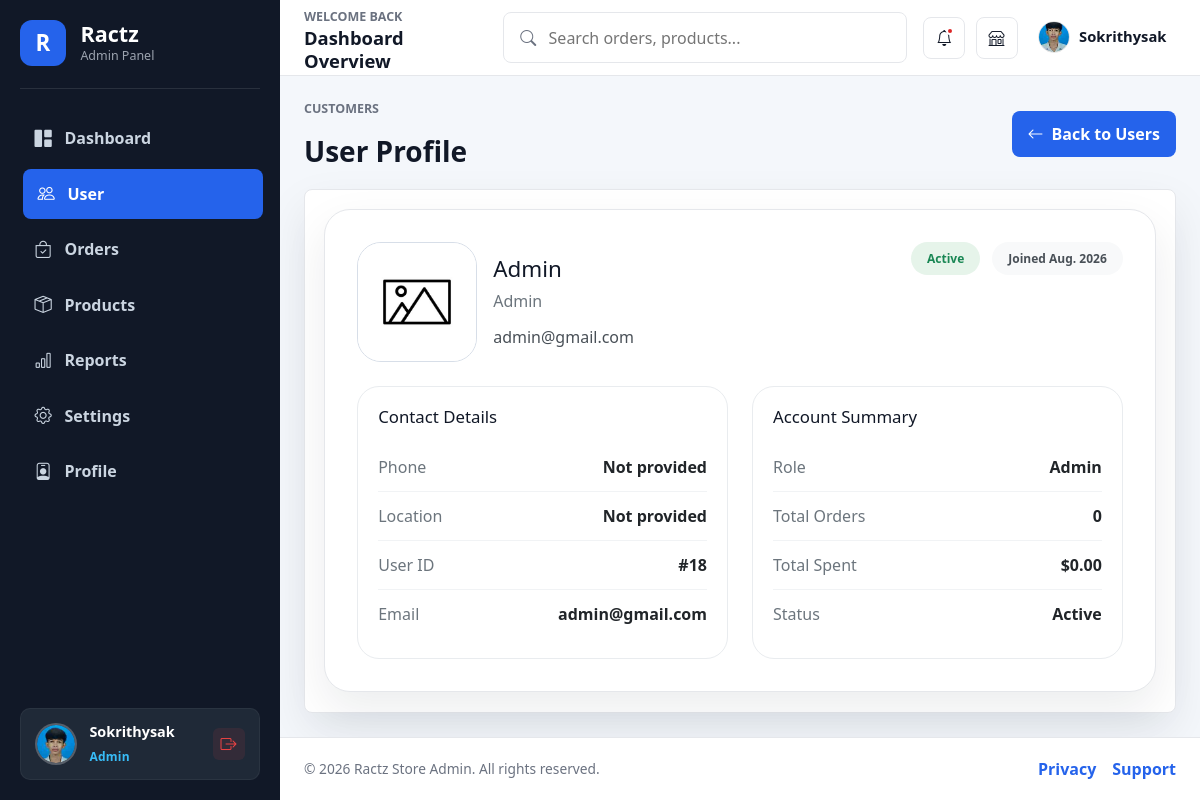
The page /admin/user/profile/18 (signed in) on the database its author committed.
### models/user.py (models this page shows)
class User(db.Model):
    id = db.Column(db.Integer, primary_key=True)
    profile = db.Column(db.String(255), nullable=False, default='/static/images/default.png')
    username = db.Column(db.String(80), nullable=False)
    password = db.Column(db.String(255), nullable=False)
    email = db.Column(db.String(120), nullable=False, unique=True)
    role = db.Column(db.String(80), nullable=False)
    status = db.Column(db.String(80), nullable=False, default='Active')
    joined_date = db.Column(db.String(80), nullable=True, default=lambda: datetime.now().strftime('%b. %Y'))

### admin/user.py (the view)
@admin_bp.get('/user/profile/<int:user_id>')
@login_required
def user_profile(user_id):
    module = 'user'
    sql = text("SELECT * FROM user WHERE id = :user_id")
    result = db.session.execute(sql, {"user_id": user_id}).fetchone()
    user_data = None
    if result:
        user_data = dict(result._mapping)  # convert to single dictionary
    else:
        return redirect(url_for('admin_bp.user'))
    return render_template('admin/user/profile.html', module=module, user=user_data)

### admin/auth.py (called while the page is built)
def login_required(view):
    @wraps(view)
    def wrapped(*args, **kwargs):
        if not session.get("is_login"):
            return redirect(url_for("admin_login", next=request.path))
        return view(*args, **kwargs)
    return wrapped

@admin_bp.before_request
def ensure_admin_joined_date():
    if session.get('is_login') and session.get('user_id'):
        sql = text("SELECT joined_date FROM user WHERE id = :user_id")
        result = db.session.execute(sql, {"user_id": session.get('user_id')}).fetchone()
        if result and result[0]:
            session['joined_date'] = result[0]
        elif not session.get('joined_date'):
            session['joined_date'] = 'Aug. 2026'

### app.py (called while the page is built)
def url_fallback(error, endpoint, values):
    if '.' in endpoint:
        raise error
    for bp_name in ['simple_page', 'admin_bp', 'api_bp']:
        full_endpoint = f"{bp_name}.{endpoint}"
        if full_endpoint in app.view_functions:
            return url_for(full_endpoint, **values)
    raise error

### templates/admin/user/profile.html
{% extends 'admin/master.html' %} {% block styles %}
<link
  rel="stylesheet"
  href="{{ url_for('static', filename='user css/profile.css') }}"
/>
{% endblock %} {% block content %}
<main class="admin-content">
  <section class="page-heading">
    <div>
      <p>Customers</p>
      <h3>User Profile</h3>
    </div>
    <a href="{{ url_for('user') }}" class="export-btn back-btn">
      <i class="bi bi-arrow-left"></i>
      Back to Users
    </a>
  </section>
  <section class="panel profile-panel">
    <div class="profile-card">
      <div class="profile-main">
        <div class="profile-avatar-card">
          <img
            src="{{ url_for('user_photo', user_id=user.id, photo_type='org') }}"
            alt="{{ user.username or user.name }}"
            onerror="this.onerror=null;this.src='{{ url_for('static', filename='images/default.png') }}'"
            class="profile-avatar"
          />
          <div class="profile-header">
            <h4>{{ user.username or user.name }}</h4>
            <span>{{ user.role }}</span>
            <p>{{ user.email }}</p>
          </div>
        </div>
        <div class="profile-badges">
          <span class="badge status-badge">{{ user.status or 'Active' }}</span>
          {% if user.joined or user.joined_date %}
          <span class="badge joined-badge">Joined {{ user.joined or user.joined_date }}</span>
          {% endif %}
        </div>
      </div>
      <div class="profile-grid">
        <div class="profile-details-box">
          <h5>Contact Details</h5>
          <div class="detail-row">
            <span>Phone</span>
            <strong>{{ user.phone or 'Not provided' }}</strong>
          </div>
          <div class="detail-row">
            <span>Location</span>
            <strong>{{ user.location or 'Not provided' }}</strong>
          </div>
          <div class="detail-row">
            <span>User ID</span>
            <strong>#{{ user.id }}</strong>
          </div>
          <div class="detail-row">
            <span>Email</span>
            <strong>{{ user.email }}</strong>
          </div>
        </div>
        <div class="activity-box">
          <h5>Account Summary</h5>
          <div class="summary-row">
            <span>Role</span>
            <strong>{{ user.role or 'Admin' }}</strong>
          </div>
          <div class="summary-row">
            <span>Total Orders</span>
            <strong>{{ user.total_orders or 0 }}</strong>
          </div>
          <div class="summary-row">
            <span>Total Spent</span>
            <strong>{{ user.total_spent or '$0.00' }}</strong>
          </div>
          {% if user.last_order and user.last_order.id %}
          <div class="summary-row">
            <span>Last Order</span>
            <strong>{{ user.last_order.id }}</strong>
          </div>
          <div class="summary-row">
            <span>Last Order Date</span>
            <strong>{{ user.last_order.date }}</strong>
          </div>
          <div class="summary-row">
            <span>Last Status</span>
            <strong>{{ user.last_order.status }}</strong>
          </div>
          {% else %}
          <div class="summary-row">
            <span>Status</span>
            <strong>{{ user.status or 'Active' }}</strong>
          </div>
          {% endif %}
        </div>
      </div>
    </div>
  </section>
</main>
{% endblock %}

### templates/admin/share/sidebar.html (shortened to what this page needs)
      <aside class="admin-sidebar" id="adminSidebar">
<div class="sidebar-brand">
          <span class="brand-mark">R</span>
          <div>
            <h1>Ractz</h1>
            <p>Admin Panel</p>
          </div>
        </div>
        <nav class="sidebar-menu" aria-label="Admin navigation">
          <a href="{{ url_for('dashboard') }}" class="{% if request.endpoint == 'dashboard' %}active{% endif %}">
            <i class="bi bi-grid-1x2-fill"></i>
            <span>Dashboard</span>
          </a>
          <a href="{{ url_for('user') }}" class="{% if request.endpoint in ['user', 'admin_bp.user', 'add_user', 'admin_bp.add_user', 'edit_user', 'admin_bp.edit_user'] or (request.endpoint in ['user_profile', 'admin_bp.user_profile'] and request.view_args and request.view_args.get('user_id') != session.get('user_id')) %}active{% endif %}">
            <i class="bi bi-people"></i>
            <span>User</span>
          </a>
          <a href="#">
            <i class="bi bi-bag-check"></i>
            <span>Orders</span>
          </a>
          <a href="#">
            <i class="bi bi-box-seam"></i>
            <span>Products</span>
          </a>
          <a href="#">
            <i class="bi bi-bar-chart"></i>
            <span>Reports</span>
          </a>
          <a href="#">
            <i class="bi bi-gear"></i>
            <span>Settings</span>
          </a>
          <a href="{{ url_for('admin_bp.admin_profile') if session.get('user_id') else '#' }}" class="">
            <i class="bi bi-person-badge"></i>
            <span>Profile</span>
          </a>
        </nav>
        <div class="sidebar-profile">
          <a href="{{ url_for('admin_bp.admin_profile') if session.get('user_id') else '#' }}" class="sidebar-profile-info" title="View Profile">
            <div class="profile-avatar sidebar-profile-avatar">
              <span class="profile-avatar-initials">{{ (session.get('username', 'A')[:2]) | upper }}</span>
              {% if session.get('user_id') %}
                <img
                  src="{{ url_for('user_photo', user_id=session.get('user_id'), photo_type='thum') }}"
                  alt="{{ session.get('username', 'Admin') }}"
                  class="profile-avatar-img"
                  onerror="this.remove();"
                />
              {% endif %}
            </div>
            <div class="sidebar-profile-text">
              <strong>{{ session.get('username', 'Admin User') }}</strong>
              <span>{{ session.get('role', 'Admin') }}</span>
            </div>
          </a>
          <a href="{{ url_for('admin_logout') }}" class="sidebar-logout-btn" title="Sign out">
            <i class="bi bi-box-arrow-right"></i>
          </a>
        </div>
      </aside>

### templates/admin/share/navbar.html (shortened to what this page needs)
 <nav class="admin-navbar">
          <div class="navbar-title">
            <span>Welcome back</span>
            <h2>Dashboard Overview</h2>
          </div>
          <form class="admin-search" action="#" role="search">
            <i class="bi bi-search"></i>
            <input type="search" placeholder="Search orders, products..." />
          </form>
          <div class="navbar-actions">
            <button type="button" aria-label="Notifications" title="Notifications">
              <i class="bi bi-bell"></i>
              <span class="notification-dot"></span>
            </button>
            <a href="{{ url_for('home') }}" aria-label="Visit store" title="Visit Store">
              <i class="bi bi-shop"></i>
            </a>
            <div class="admin-user-dropdown" id="adminUserDropdown">
              <button
                type="button"
                class="admin-user-trigger"
                id="adminUserTrigger"
                aria-expanded="false"
                aria-haspopup="true"
              >
                <img
                  src="{{ url_for('user_photo', user_id=session.get('user_id'), photo_type='thum') if session.get('user_id') else url_for('static', filename='images/default.png') }}"
                  alt="{{ session.get('username', 'admin') }}"
                  class="admin-nav-avatar"
                  onerror="this.onerror=null;this.src='{{ url_for('static', filename='images/default.png') }}'"
                />
                <span class="admin-nav-name">{{ session.get('username', 'admin') }}</span>
              </button>
            </div>
          </div>
        </nav>

### static/user css/profile.css (style rules this page uses)
.profile-panel { max-width: 1060px; margin: 0 auto; }
.profile-card { display: grid; gap: 1.5rem; padding: 2rem; border-radius: 26px; border: 1px solid var(--border); background: var(--surface); box-shadow: var(--shadow); }
.profile-main { display: flex; justify-content: space-between; align-items: flex-start; gap: 1rem; flex-wrap: wrap; }
.profile-avatar-card { display: flex; gap: 1rem; align-items: center; }
.profile-avatar-card .profile-avatar { width: 120px; height: 120px; border-radius: 24px; object-fit: cover; border: 1px solid #d7dee8; }
.profile-header h4 { margin: 0; font-size: 1.4rem; }
.profile-header span { display: inline-flex; margin-top: 0.35rem; color: #6c757d; }
.profile-header p { margin: 0.75rem 0 0; color: #495057; }
.profile-badges { display: flex; gap: 0.75rem; flex-wrap: wrap; align-items: center; }
.badge { display: inline-flex; padding: 0.65rem 1rem; border-radius: 999px; background: #e7f1ff; color: #0d6efd; font-weight: 700; }
.status-badge { background: #e6f4ea; color: #198754; }
.joined-badge { background: #f8f9fa; color: #495057; }
.profile-grid { display: grid; gap: 1.5rem; grid-template-columns: repeat(2, minmax(0, 1fr)); }
.profile-details-box, .activity-box { padding: 1.25rem; border: 1px solid #e9ecef; border-radius: 22px; background: #ffffff; }
.profile-details-box h5, .activity-box h5 { margin: 0 0 1rem; font-size: 1.05rem; }
.detail-row, .summary-row { display: flex; justify-content: space-between; gap: 1rem; padding: 0.75rem 0; border-bottom: 1px solid #f1f3f5; }
.detail-row:last-child, .summary-row:last-child { border-bottom: none; }
.detail-row span, .summary-row span { color: #6c757d; }
.detail-row strong, .summary-row strong { color: #212529; }

### rows shown on the page
User: get "Sokrithysak"
User: username "Admin", role "Admin", email "admin@gmail.com", status "Active", joined_date "Aug. 2026", id "18"

### other values the page prints
{{ session.get('role', 'Admin') }} "Admin"
{{ user.phone or 'Not provided' }} "Not provided"
{{ user.location or 'Not provided' }} "Not provided"
{{ user.total_orders or 0 }} "0"
{{ user.total_spent or '$0.00' }} "$0.00"
